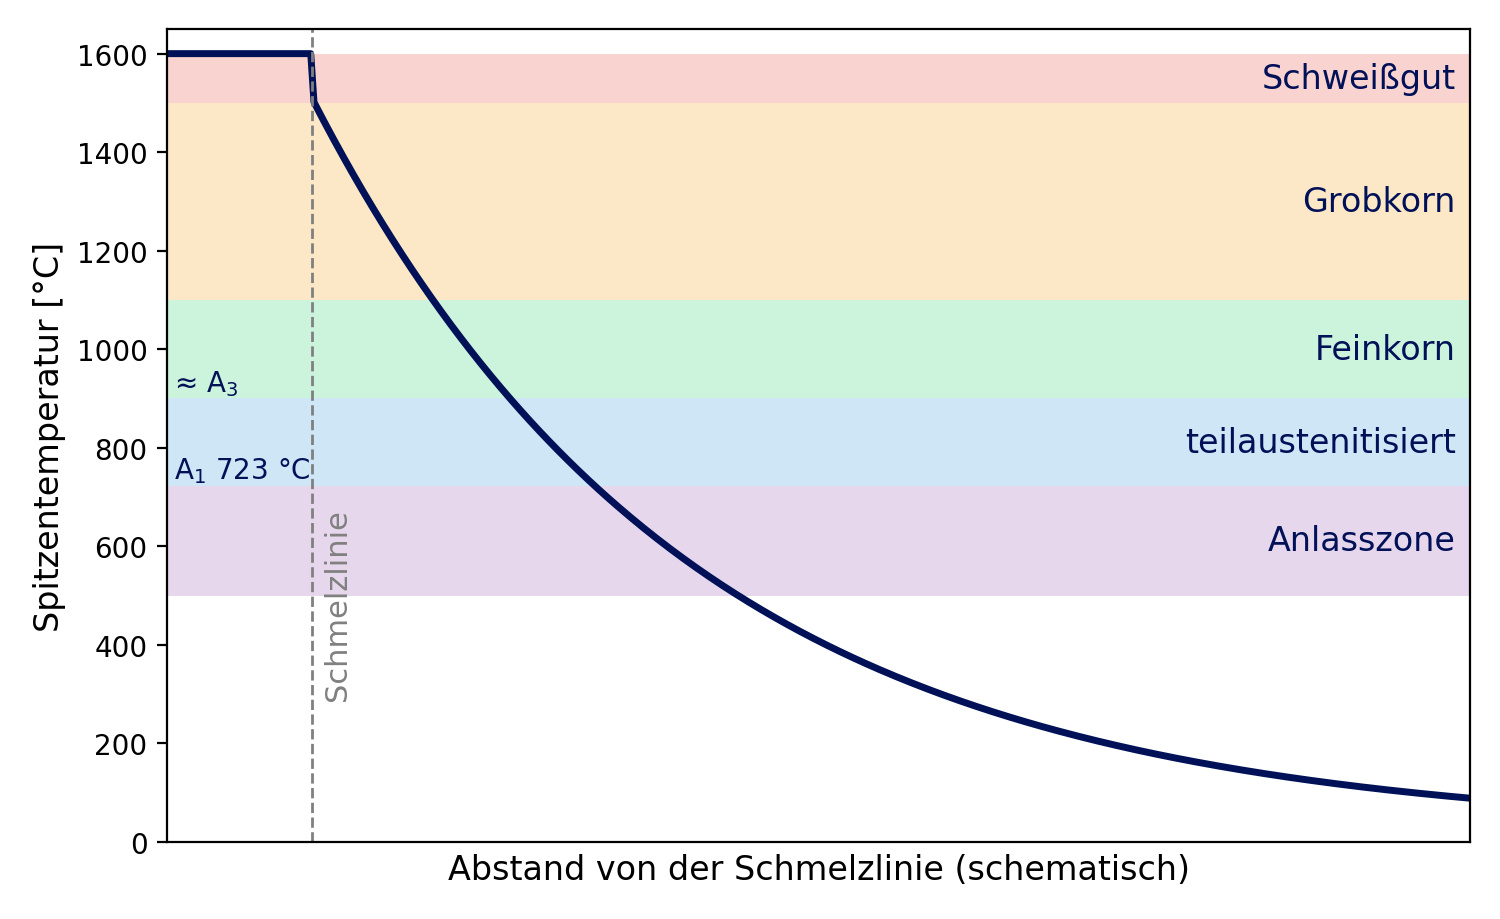

Write the Python code that produced this figure.
# Erzeugt wez_zonen.png fuer MTI 09: Spitzentemperatur ueber Abstand zur Schmelzlinie
import numpy as np, matplotlib
matplotlib.use("Agg")
import matplotlib.pyplot as plt
blue = "#001158"
x = np.linspace(-1.0, 8, 400)
T = np.where(x < 0, 1600, 20 + 1490*np.exp(-x/2.6))   # schematischer Verlauf
zones = [(-1.0, 1500, 1600, "Schweißgut", "#f5b7b1"),
         (None, 1100, 1500, "Grobkorn", "#fad7a0"),
         (None, 900, 1100, "Feinkorn", "#abebc6"),
         (None, 723, 900, "teilaustenitisiert", "#aed6f1"),
         (None, 500, 723, "Anlasszone", "#d7bde2")]
fig, ax = plt.subplots(figsize=(7.5, 4.6))
for _, lo, hi, name, col in zones:
    ax.axhspan(lo, hi, color=col, alpha=0.6, lw=0)
    ax.text(7.9, (lo+hi)/2, name, ha="right", va="center", fontsize=12, color=blue)
ax.plot(x, T, color=blue, lw=2.5)
ax.axvline(0, color="gray", ls="--", lw=1); ax.text(0.08, 300, "Schmelzlinie", rotation=90, color="gray", fontsize=11)
for t, lab in [(723, "A$_1$ 723 °C"), (900, "≈ A$_3$")]:
    ax.text(-0.95, t+15, lab, fontsize=10, color=blue)
ax.set_xlim(-1, 8); ax.set_ylim(0, 1650)
ax.set_xlabel("Abstand von der Schmelzlinie (schematisch)", fontsize=12)
ax.set_ylabel("Spitzentemperatur [°C]", fontsize=12); ax.set_xticks([])
fig.tight_layout(); fig.savefig("wez_zonen.png", dpi=200)
